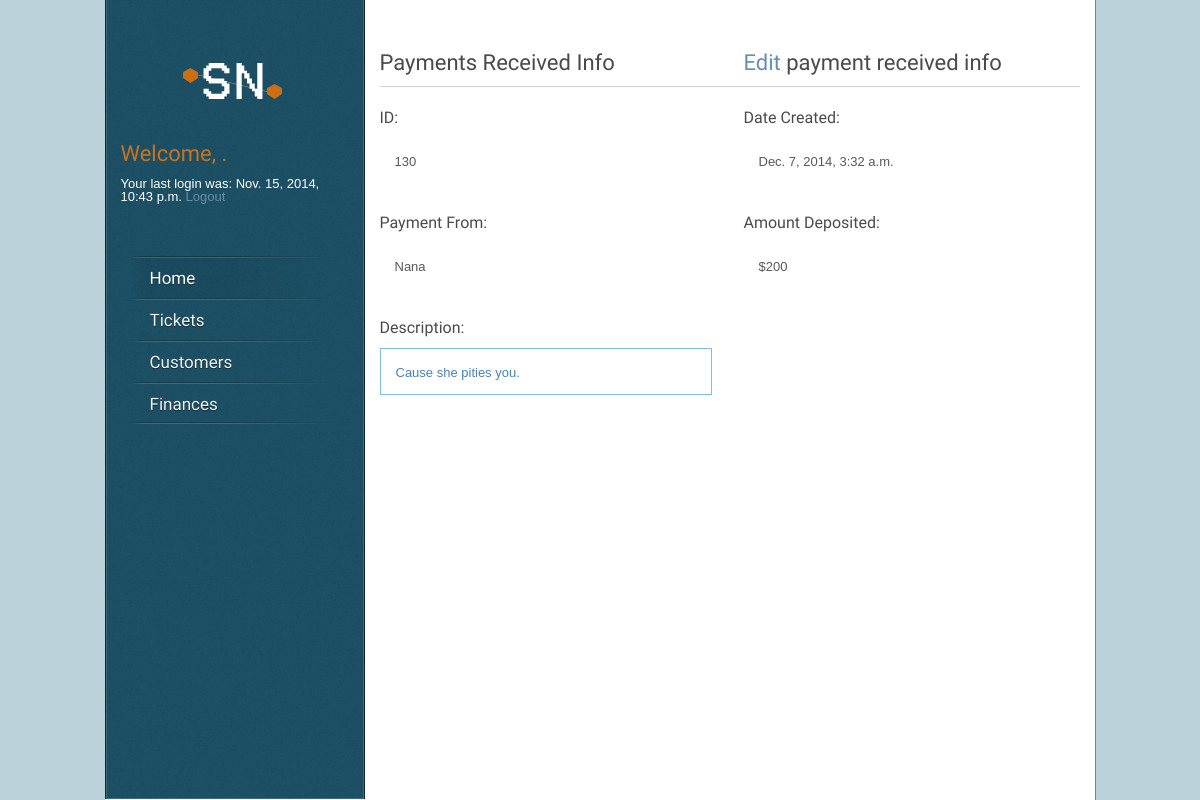
The page /finance/payment_received/detail/130/ (signed in) on the database its author committed.
### core/models.py (models this page shows, shortened)
class Node(models.Model):
    parent = models.ForeignKey("self", blank=True, null=True)
    name = models.CharField(max_length=160)
    desc = models.TextField(max_length=1600)
    date_created = models.DateTimeField('date created',auto_now_add=True)
    date_updated = models.DateTimeField('date updated',auto_now=True)

### finance/views.py (the view)
# urls.py: url(r'^payment_received/detail/(?P<node_id>\d+)/$', views.payment_received_detail),
def payment_received_detail(request, node_id):
    iterator=itertools.count() ###
    node = get_object_or_404(Node, pk=node_id)
    return render(request, 'finance/payment_received_detail.html', {'node': node, 'iterator':iterator})

### finance/templates/finance/payment_received_detail.html (shortened to what this page needs)
{% extends "core/base.html" %}
{% block content %}
{% load static %}
{% load staticfiles %}
 <form action="{{ form_action }}" method="post">
<div class="one-side"><h1 class="title">Payments Received Info</h1></div>
	<div class="one-side last">
		{% if node %}
			<h1> <a href="/finance/payment_received/edit/{{node.id}}">Edit</a> payment received info</h1>
		{% endif %}
	</div>
	<div class="whole"><div class="line"></div></div>
	<div class="one-side"><h4>ID: </h4>
		<div class="name-box">
			{{ node.id }}
			</div>
	</div>
	<div class="one-side last"><h4>Date Created: </h4>
		<div class="name-box">
			{{ node.date_created }}
		</div>
	</div>
        <div class="one-side"><p><h4>Payment From:</h4>
                <div class="name-box">
						{%for child in node.node_set.all%}
							{% if child.name == "payfrom" %}
								{{child.desc}}
							{% endif %}
						{% endfor %}
                </div>
        </div>
        <div class="one-side last"><p><h4>Amount Deposited:</h4>
                <div class="name-box">
						{%for child in node.node_set.all%}
							{% if child.name == "amount" %}
								{{child.desc}}
							{% endif %}
						{% endfor %}
                </div>
        </div>
        <div class="one-side"><p><h4>Description:</h4>
                <div class="desc-box">
						{{ node.desc }}
                </div>
        </div>
	</div>
{%endblock%}

### core/templates/core/base.html (shortened to what this page needs)
{% load staticfiles %}
{% load static %}
<html lang="en-US">
  <head>
	<link rel="stylesheet" type="text/css" href="{% static 'core/css/style.css' %}" />
    <link rel="stylesheet" type="text/css" href="{% static 'core/css/table.css' %}" />
  </head>
  <!DOCTYPE HTML>
</head>
<body>
<div id="wrapper">
	<div id="sidebar">
		 <div id="logo"><a href="/"><img src="/static/core/images/logo.png" alt="Snapnode" /></a></div>
        <div id="log-box">
        {% if user.is_authenticated %}
            <h1><font color="#c9731f">Welcome, {{ user.first_name }}.</font></h1>
            Your last login was: {{ user.last_login}}
            <a href="/core/logout/">Logout</a>
        {%elif  display_type == "Login" %}
        {% else %}
            <h1><font color="#c9731f">Welcome, Guest!</font></h1>
            <p>Please ..
                <a href="/core/register/" id="id_register">|Register|</a> or
                <a href="/core/login/" id="id_login">|Login|</a>
            </p>
        {% endif %}</div>
    <div id="menu" class="menu-v">
      <ul>
        <li><a href="/" class="active">Home</a>
        </li>
        <li><a href="/ticket/">Tickets</a>
        </li>
        <li><a href="/ops/">Customers</a>
        </li>
        <li><a href="/finance/">Finances</a>
        </li>
      </ul>
    </div>
	</div>
        <div id="content">
            <BR>
            {% if user.is_authenticated or  display_type == "Register" %}
                {% block content %}
                {% endblock %}
            {% endif %}
        </div>
</body>
</html>

### core/static/core/css/style.css (style rules this page uses)
html, body, div, span, applet, object, iframe, h1, h2, h3, h4, h5, h6, p, blockquote, pre, a, acronym, address, big, cite, code, del, dfn, em, font, img, ins, kbd, q, s, samp, small, strike, strong, tt, var, b, u, i, center, dl, dt, dd, ol, ul, li, fieldset, form, label, legend { margin:0; padding:0; border:0; outline:0; font-size:100%; vertical-align:baseline; background:transparent }
body { line-height:1 }
ol, ul { list-style:none }
html, body { height: 100%; }
body { background-color: #bbd2db; font-family:Arial, sans-serif; font-size: 13px; color: #585858; }
p { line-height: 20px; margin-bottom: 20px; }
a { color: #688dad; text-decoration: none; }
h1, h2, h3, h4, h5, h6 { font-family: 'Amaranth', sans-serif; color: #4a4a4a; font-weight: normal; margin: 0 0 10px 0; }
h1 { font-size: 22px; line-height: 26px; }
h4 { font-size: 16px; line-height: 20px; }
h1.title { padding: 0; }
img { display: block; }
.line { background: transparent url(/static/core/images/line.png) repeat-x; height: 2px; padding: 20px 0 0 0; line-break: 0px; }
ul { line-height: 20px; margin-bottom: 20px; }
ul li { background: transparent url(/static/core/images/bullet.png) left 8px no-repeat; padding-left: 15px; }
.name-box, .desc-box { clear:both; width: 300px; margin: 10px 0px; text-shadow: none; padding: 15px 15px 13px 15px; line-height: 17px; }
.desc-box { background:#ffffff; border:1px solid #80bbef; color:#4783b7; }
#log-box { float: center; padding: 15px 15px 13px 15px; color: #ffffff; }
#wrapper { background-color: #FFFFFF; width: 990px; margin: 0 auto; overflow: hidden; border-right: 1px solid rgba(0, 0, 0, 0.50); min-height:100%; }
#content { width: 700px; float: right; padding: 40px 15px 20px 0; }
#sidebar { width: 258px; background: #1d5065 url(/static/core/images/noize.png) repeat 100% 0; -webkit-box-shadow: inset 0px 0px 0px 1px rgba(255, 255, 255, 0.15); -moz-box-shadow: inset 0px 0px 0px 1px rgba(255, 255, 255, 0.15); box-shadow: inset 0px 0px 0px 1px rgba(255, 255, 255, 0.15); border-left: 1px solid rgba(0, 0, 0, 0.50); border-right: 1px solid rgba(0, 0, 0, 0.50); float: left; position: fixed; margin-top: -1px; z-index: 100; }
#logo { text-align: center; padding: 40px 32px 0 32px; }
#logo a { border: none; }
#logo img { display: inline; }
#menu { float: left; text-align: left; font-family: 'Amaranth', sans-serif; font-size: 17px; margin-top: 40px; margin-bottom: 50px; position: relative; z-index: 100; padding: 0 0 0 24px; text-shadow: 0px 1px 0px rgba(0, 0, 0, 0.5); }
.menu-v ul { margin: 0; padding: 0; list-style-type: none; width: 200px; background: transparent url(/static/core/images/menu-line.png) no-repeat center bottom; }
.menu-v ul li { position: relative; padding-right: 5px; background: transparent url(/static/core/images/menu-line.png) no-repeat center top; padding: 0; }
.menu-v ul li a { display: block; color: white; text-decoration: none; padding: 12px 0 10px 20px; padding-right: 17px; background: transparent; color: #f0f0f0; text-decoration: none; border: none; }
.menu-v ul li a.active, .menu-v ul li a.selected, .menu-v ul li a:hover { text-decoration: none; background: transparent url(/static/core/images/menu-hover.png) repeat-y left top; color: #fff; }
.whole { width:100%; }
.one-side { width:48%; }
.whole, .one-half, .one-side, .one-third, .two-third, .three-fourth, .one-fourth, .one-fifth, .two-fifth, .three-fifth, .four-fifth, .one-sixth, .five-sixth { position:relative; margin-right:4%; float:left; }
.last { margin-right:0 !important; clear:right; }

### rows shown on the page
Node: id "130", date_created "Dec. 7, 2014, 3:32 a.m.", desc "Cause she pities you."
Node: desc "Nana"
Node: desc "$200"

### other values the page prints
{{ user.last_login }} "Nov. 15, 2014, 10:43 p.m."
